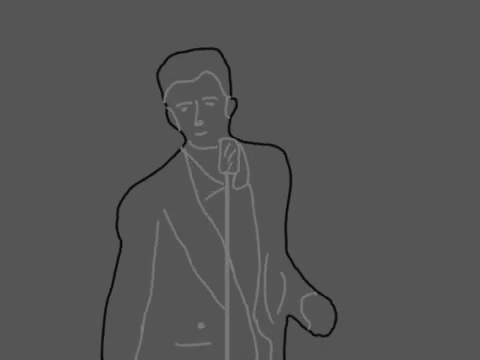
#> input picture rickroll/frames_pngs/gif_9.png, 480 x 360 px; its folder holds only this picture in this run
$ python datadance_to_datasets.py
#> lines starting #> are read from the running program, lines starting #| are printed output that depends on the picture; after the words box and inside, x2 and y2 are one past the last pixel; in counts of white or black regions, pixels touching at a corner belong together
import cv2
import numpy as np
import os
import re
from PIL import Image

spec_dir = 'rickroll/frames_pngs/'

# define output directories for the PNG images and coordinates
output_dir = 'rickroll/outline_pngs/'
coords_dir = 'rickroll/frame_coords/'

# make sure the directories exist
os.makedirs(output_dir, exist_ok=True)
os.makedirs(coords_dir, exist_ok=True)

############################################################################################################
# very important variable, sets the number of points we want to use for each frame of the rickroll/datadance
N = 250
############################################################################################################

for gifpart in os.listdir(spec_dir):

    # load the black-and-white image in grayscale
    image = cv2.imread(spec_dir + gifpart, cv2.IMREAD_GRAYSCALE)
#> image is the input picture: shape (360, 480); min 6, max 125, mean 85

    # Define the range for light gray and black color (we want to keep these regions)
    black_threshold = 50  # Black pixel intensity threshold (0-255)
    light_gray_min = 100  # Minimum intensity for light gray
    light_gray_max = 220  # Maximum intensity for light gray

    # create a mask identifying the black and light gray areas
    mask = np.zeros_like(image, dtype=np.uint8)
    mask[(image <= black_threshold) | ((image >= light_gray_min) & (image <= light_gray_max))] = 255

    # get the coordinates of the black and light gray areas
    coordinates = np.column_stack(np.where(mask == 255))

    # evenly sample the coordinates from the black and light gray areas
    # we want to distribute N points over the identified area
    step_size = max(1, len(coordinates) // N)

    # select the coordinates for the dots (evenly spaced)
    selected_coords = coordinates[::step_size][:N]

    # create a blank white image to draw the dots
    output_image = np.ones_like(image, dtype=np.uint8) * 255  # White background

    # draw the dots (black color) on the image
    for (y, x) in selected_coords:
        cv2.circle(output_image, (x, y), radius=1, color=(0, 0, 0), thickness=-1)  # Black dot
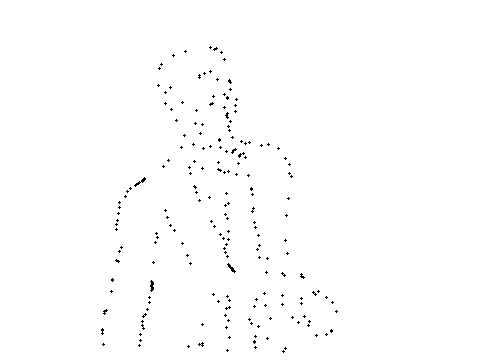
#> output_image: shape (360, 480); 99.3% white; black in thin lines or dots, all inside (x1, y1, x2, y2) = (101, 46, 338, 353)

    # save the image with dots as a .png file
    cv2.imwrite(output_dir + gifpart.replace('.gif', '.png').replace('gif_', 'datadance_' + str(N) + '_'), output_image)

    # # compute centroid
    cx, cy = selected_coords.mean(axis = 0)
    # translate to origin
    X0 = selected_coords - np.array([cx, cy])
    # apply 90° CW rotation: (x',y') = (y, -x)
    R = np.array([[0, 1],
                  [-1, 0]])
    selected_coords = X0 @ R.T

    # normalize per axis (preserve aspect ratio)
    mins = selected_coords.min(axis=0)  # [min_x, min_y]
    maxs = selected_coords.max(axis=0)  # [max_x, max_y]

    # avoid divide by zero
    ranges = maxs - mins
    ranges[ranges == 0] = 1

    # scale to 0,100
    selected_coords = (selected_coords - mins) / ranges
    selected_coords = selected_coords * 100

    # manually scale to be closer to target x and y mean [54.26, 47.83]
    selected_coords *= 0.6
    selected_coords += 24

    coords_file = os.path.join(coords_dir,
                               gifpart.replace('.png', '.csv').replace('gif_', 'datadance_' + str(N) + '_'))

    np.savetxt(coords_file, selected_coords, delimiter=',')

    print(f"Processed and saved: {gifpart.replace('.gif', '.png').replace('gif_', 'datadance_' + str(N) + '_')} and coordinates to {coords_file}")

    # [11 lines of commented-out code are left out]
def extract_number(filename):
    match = re.search(r'_(\d+).png', filename)  # Find the first number in the filename
    return int(match.group(1)) if match else 0


# set the output directory containing the PNG files
output_dir = 'rickroll/outline_pngs/'

# get all the PNG files in the directory (sorted by the numeric part of the filename)
images = [Image.open(os.path.join(output_dir, filename)) for filename in sorted(os.listdir(output_dir), key=extract_number) if filename.endswith('.png')]

# to make it loop back and forward we add the frames again but then in reverse order
rev = images[::-1]
#> rev = 1 item
rev.pop(0)
#> (the run stopped early here; a loop or call above may not have finished)
